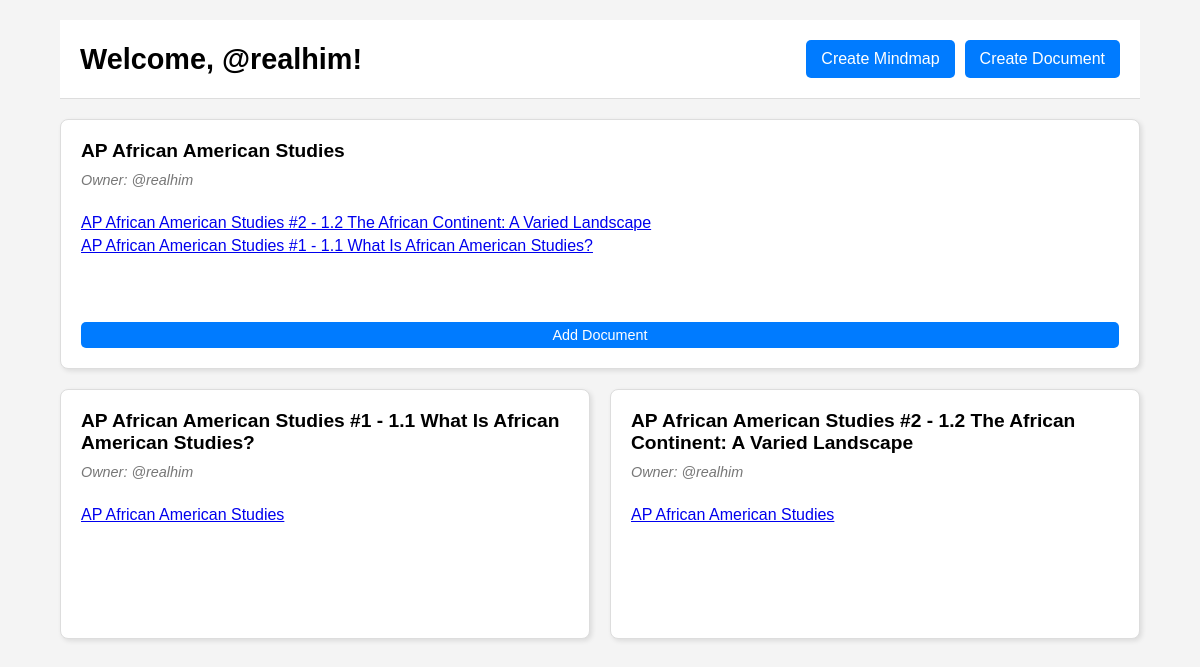
Before: /map/ (signed in) with the older database file.
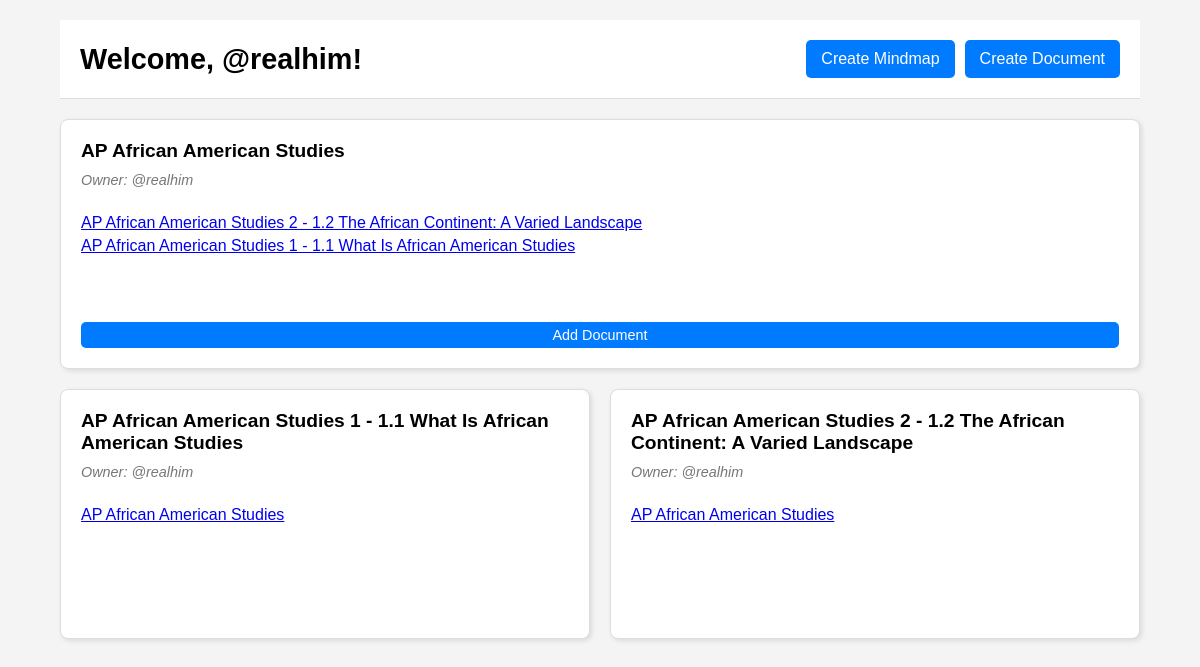
After: the same page with the newer database file.
### members/models.py (models this page shows, shortened)
class Document(models.Model):
    documentId = models.BigAutoField(auto_created=True, primary_key=True, serialize=False, unique = True, null = False)
    creatorId = models.BigIntegerField(blank=False)
    name = models.CharField(max_length = 120, null=True)
    text = models.TextField()
    viewers = models.ManyToManyField(Member, blank = True)
    Mindmaps = models.ManyToManyField(Mindmap, blank = True, related_name="documents")

class Member(models.Model):
    username = models.CharField(max_length=255)
    authuser = models.OneToOneField(User, on_delete=models.CASCADE)
    userId = models.BigAutoField(auto_created=True, primary_key=True, serialize=False, unique = True, null = False)
    friends = models.ManyToManyField("self", blank = True)

### map/views.py (the view, shortened to what this page needs)
# urls.py: path('', views.userMaps, name="userMaps"),  # Default path last
@login_required
def userMaps(request):
    if Member.objects.filter(authuser=request.user).exists():
        member = Member.objects.filter(authuser = request.user)[0]
        documents = Document.objects.filter(viewers = member)
        mindmaps = Mindmap.objects.filter(viewers = member)
        for mindmap in mindmaps:
            try:
                creator = Member.objects.get(pk=mindmap.creatorId)  # Get Member by ID
                mindmap.creator_username = creator.username  # Access username
            except Member.DoesNotExist:
                mindmap.creator_username = "Unknown"  # Handle if creator not found
        for document in documents:
            try:
                creator = Member.objects.get(pk=document.creatorId)  # Get Member by ID
                document.creator_username = creator.username  # Access username
            except Member.DoesNotExist:
                document.creator_username = "Unknown"  # Handle if creator not fou
        context = {
        'documents': documents,
        'mindmaps': mindmaps,
        'username':member.username,
        'user':request.user,
        'member':member,
        'friends': Member.objects.filter(friends = member),
        }
        return render(request, 'map/mymaps.html', context)
    return HttpResponse("No Response")

### map/templates/map/mymaps.html (shortened to what this page needs)
<!DOCTYPE html>
<html>
<head>
</head>
<body>
    <div class="container">
        <div class="header">
            <h1>Welcome, {{ username }}!</h1>
            <div class="create-buttons">
                <button id="createMindmapButton">Create Mindmap</button>
                <button id="createDocumentButton">Create Document</button>
            </div>
        </div>
        <div class="mindmap-grid grid-container">
            {% for mindmap in mindmaps %}
                <div class="mindmap-box">
                    <div class="mindmap-title">{{ mindmap.name }}</div>
                    <div class="mindmap-owner">Owner: {{ mindmap.creator_username }}</div>
                    <ul>
                        {% for document in mindmap.documents.all %}
                            <li><a href="/map/document/{{ document.name }}/">{{ document.name }}</a></li>
                        {% endfor %}
                    </ul>
                    <button class="add-document-button" data-mindmap-name="{{ mindmap.name }}">Add Document</button>
                </div>
            {% endfor %}
        </div>
        <div class="document-grid grid-container">
            {% for document in documents %}
                <div class="document-box">
                    <div class="document-title">{{ document.name }}</div>
                    <div class="document-owner">Owner: {{ document.creator_username }}</div>
                    <ul>
                        {% for mindmap in document.Mindmaps.all %}
                            <li><a href="/map/{{ mindmap.name }}/">{{ mindmap.name }}</a></li>
                        {% endfor %}
                    </ul>
                </div>
            {% endfor %}
        </div>
    </div>
</body>
</html>

Changed rows visible on the page:
changed Document: name "AP African American Studies #2 - 1.2 The African Continent: A Varied Landscape" → "AP African American Studies 2 - 1.2 The African Continent: A Varied Landscape"
changed Document: name "AP African American Studies #1 - 1.1 What Is African American Studies?" → "AP African American Studies 1 - 1.1 What Is African American Studies"
